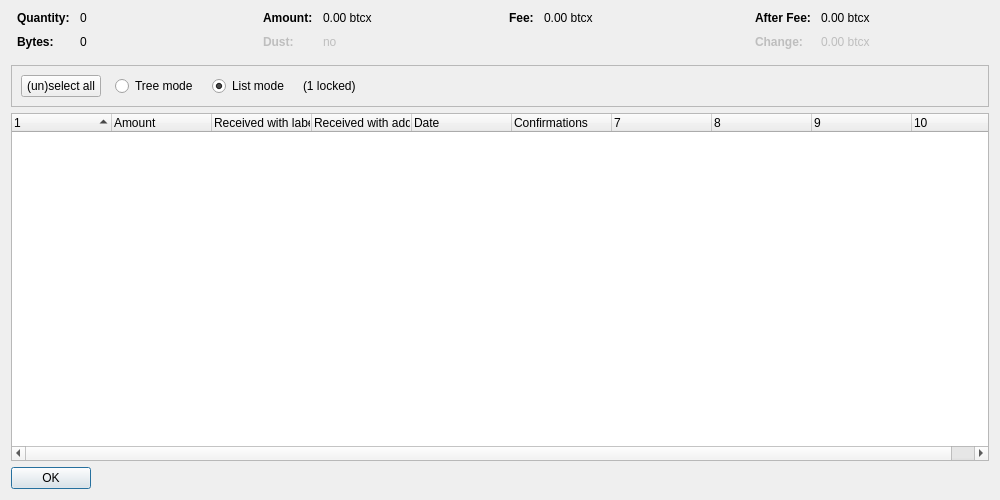
<?xml version="1.0" encoding="UTF-8"?>
<ui version="4.0">
 <class>CoinControlDialog</class>
 <widget class="QDialog" name="CoinControlDialog">
  <property name="geometry">
   <rect>
    <x>0</x>
    <y>0</y>
    <width>1000</width>
    <height>500</height>
   </rect>
  </property>
  <property name="windowTitle">
   <string>Coin Selection</string>
  </property>
  <layout class="QVBoxLayout" name="verticalLayout">
   <item>
    <layout class="QHBoxLayout" name="horizontalLayoutTop" stretch="0,0,0,0">
     <property name="topMargin">
      <number>0</number>
     </property>
     <property name="bottomMargin">
      <number>10</number>
     </property>
     <item>
      <layout class="QFormLayout" name="formLayoutCoinControl1">
       <property name="horizontalSpacing">
        <number>10</number>
       </property>
       <property name="verticalSpacing">
        <number>10</number>
       </property>
       <property name="leftMargin">
        <number>6</number>
       </property>
       <property name="rightMargin">
        <number>6</number>
       </property>
       <item row="0" column="0">
        <widget class="QLabel" name="labelCoinControlQuantityText">
         <property name="font">
          <font>
           <weight>75</weight>
           <bold>true</bold>
          </font>
         </property>
         <property name="text">
          <string>Quantity:</string>
         </property>
        </widget>
       </item>
       <item row="0" column="1">
        <widget class="QLabel" name="labelCoinControlQuantity">
         <property name="cursor">
          <cursorShape>IBeamCursor</cursorShape>
         </property>
         <property name="contextMenuPolicy">
          <enum>Qt::ActionsContextMenu</enum>
         </property>
         <property name="text">
          <string notr="true">0</string>
         </property>
         <property name="textInteractionFlags">
          <set>Qt::LinksAccessibleByMouse|Qt::TextSelectableByKeyboard|Qt::TextSelectableByMouse</set>
         </property>
        </widget>
       </item>
       <item row="1" column="0">
        <widget class="QLabel" name="labelCoinControlBytesText">
         <property name="font">
          <font>
           <weight>75</weight>
           <bold>true</bold>
          </font>
         </property>
         <property name="text">
          <string>Bytes:</string>
         </property>
        </widget>
       </item>
       <item row="1" column="1">
        <widget class="QLabel" name="labelCoinControlBytes">
         <property name="cursor">
          <cursorShape>IBeamCursor</cursorShape>
         </property>
         <property name="contextMenuPolicy">
          <enum>Qt::ActionsContextMenu</enum>
         </property>
         <property name="text">
          <string notr="true">0</string>
         </property>
         <property name="textInteractionFlags">
          <set>Qt::LinksAccessibleByMouse|Qt::TextSelectableByKeyboard|Qt::TextSelectableByMouse</set>
         </property>
        </widget>
       </item>
      </layout>
     </item>
     <item>
      <layout class="QFormLayout" name="formLayoutCoinControl2">
       <property name="horizontalSpacing">
        <number>10</number>
       </property>
       <property name="verticalSpacing">
        <number>10</number>
       </property>
       <property name="leftMargin">
        <number>6</number>
       </property>
       <property name="rightMargin">
        <number>6</number>
       </property>
       <item row="0" column="0">
        <widget class="QLabel" name="labelCoinControlAmountText">
         <property name="font">
          <font>
           <weight>75</weight>
           <bold>true</bold>
          </font>
         </property>
         <property name="text">
          <string>Amount:</string>
         </property>
        </widget>
       </item>
       <item row="0" column="1">
        <widget class="QLabel" name="labelCoinControlAmount">
         <property name="cursor">
          <cursorShape>IBeamCursor</cursorShape>
         </property>
         <property name="contextMenuPolicy">
          <enum>Qt::ActionsContextMenu</enum>
         </property>
         <property name="text">
          <string notr="true">0.00 btcx</string>
         </property>
         <property name="textInteractionFlags">
          <set>Qt::LinksAccessibleByMouse|Qt::TextSelectableByKeyboard|Qt::TextSelectableByMouse</set>
         </property>
        </widget>
       </item>
       <item row="1" column="0">
        <widget class="QLabel" name="labelCoinControlLowOutputText">
         <property name="enabled">
          <bool>false</bool>
         </property>
         <property name="font">
          <font>
           <weight>75</weight>
           <bold>true</bold>
          </font>
         </property>
         <property name="text">
          <string>Dust:</string>
         </property>
        </widget>
       </item>
       <item row="1" column="1">
        <widget class="QLabel" name="labelCoinControlLowOutput">
         <property name="enabled">
          <bool>false</bool>
         </property>
         <property name="cursor">
          <cursorShape>IBeamCursor</cursorShape>
         </property>
         <property name="contextMenuPolicy">
          <enum>Qt::ActionsContextMenu</enum>
         </property>
         <property name="text">
          <string notr="true">no</string>
         </property>
         <property name="textInteractionFlags">
          <set>Qt::LinksAccessibleByMouse|Qt::TextSelectableByKeyboard|Qt::TextSelectableByMouse</set>
         </property>
        </widget>
       </item>
      </layout>
     </item>
     <item>
      <layout class="QFormLayout" name="formLayoutCoinControl3">
       <property name="horizontalSpacing">
        <number>10</number>
       </property>
       <property name="verticalSpacing">
        <number>10</number>
       </property>
       <property name="leftMargin">
        <number>6</number>
       </property>
       <property name="rightMargin">
        <number>6</number>
       </property>
       <item row="0" column="0">
        <widget class="QLabel" name="labelCoinControlFeeText">
         <property name="font">
          <font>
           <weight>75</weight>
           <bold>true</bold>
          </font>
         </property>
         <property name="text">
          <string>Fee:</string>
         </property>
        </widget>
       </item>
       <item row="0" column="1">
        <widget class="QLabel" name="labelCoinControlFee">
         <property name="cursor">
          <cursorShape>IBeamCursor</cursorShape>
         </property>
         <property name="contextMenuPolicy">
          <enum>Qt::ActionsContextMenu</enum>
         </property>
         <property name="text">
          <string notr="true">0.00 btcx</string>
         </property>
         <property name="textInteractionFlags">
          <set>Qt::LinksAccessibleByMouse|Qt::TextSelectableByKeyboard|Qt::TextSelectableByMouse</set>
         </property>
        </widget>
       </item>
      </layout>
     </item>
     <item>
      <layout class="QFormLayout" name="formLayoutCoinControl4">
       <property name="horizontalSpacing">
        <number>10</number>
       </property>
       <property name="verticalSpacing">
        <number>10</number>
       </property>
       <property name="leftMargin">
        <number>6</number>
       </property>
       <property name="rightMargin">
        <number>6</number>
       </property>
       <item row="0" column="0">
        <widget class="QLabel" name="labelCoinControlAfterFeeText">
         <property name="font">
          <font>
           <weight>75</weight>
           <bold>true</bold>
          </font>
         </property>
         <property name="text">
          <string>After Fee:</string>
         </property>
        </widget>
       </item>
       <item row="0" column="1">
        <widget class="QLabel" name="labelCoinControlAfterFee">
         <property name="cursor">
          <cursorShape>IBeamCursor</cursorShape>
         </property>
         <property name="contextMenuPolicy">
          <enum>Qt::ActionsContextMenu</enum>
         </property>
         <property name="text">
          <string notr="true">0.00 btcx</string>
         </property>
         <property name="textInteractionFlags">
          <set>Qt::LinksAccessibleByMouse|Qt::TextSelectableByKeyboard|Qt::TextSelectableByMouse</set>
         </property>
        </widget>
       </item>
       <item row="1" column="0">
        <widget class="QLabel" name="labelCoinControlChangeText">
         <property name="enabled">
          <bool>false</bool>
         </property>
         <property name="font">
          <font>
           <weight>75</weight>
           <bold>true</bold>
          </font>
         </property>
         <property name="text">
          <string>Change:</string>
         </property>
        </widget>
       </item>
       <item row="1" column="1">
        <widget class="QLabel" name="labelCoinControlChange">
         <property name="enabled">
          <bool>false</bool>
         </property>
         <property name="cursor">
          <cursorShape>IBeamCursor</cursorShape>
         </property>
         <property name="contextMenuPolicy">
          <enum>Qt::ActionsContextMenu</enum>
         </property>
         <property name="text">
          <string notr="true">0.00 btcx</string>
         </property>
         <property name="textInteractionFlags">
          <set>Qt::LinksAccessibleByMouse|Qt::TextSelectableByKeyboard|Qt::TextSelectableByMouse</set>
         </property>
        </widget>
       </item>
      </layout>
     </item>
    </layout>
   </item>
   <item>
    <widget class="QFrame" name="frame">
     <property name="minimumSize">
      <size>
       <width>0</width>
       <height>40</height>
      </size>
     </property>
     <property name="frameShape">
      <enum>QFrame::StyledPanel</enum>
     </property>
     <property name="frameShadow">
      <enum>QFrame::Sunken</enum>
     </property>
     <layout class="QHBoxLayout" name="horizontalLayout">
      <item>
       <layout class="QHBoxLayout" name="horizontalLayoutPanel" stretch="0,0,0,0,0">
        <property name="spacing">
         <number>14</number>
        </property>
        <item>
         <widget class="QPushButton" name="pushButtonSelectAll">
          <property name="sizePolicy">
           <sizepolicy hsizetype="Maximum" vsizetype="Fixed">
            <horstretch>0</horstretch>
            <verstretch>0</verstretch>
           </sizepolicy>
          </property>
          <property name="text">
           <string>(un)select all</string>
          </property>
          <property name="autoDefault">
           <bool>false</bool>
          </property>
         </widget>
        </item>
        <item>
         <widget class="QRadioButton" name="radioTreeMode">
          <property name="sizePolicy">
           <sizepolicy hsizetype="Maximum" vsizetype="Fixed">
            <horstretch>0</horstretch>
            <verstretch>0</verstretch>
           </sizepolicy>
          </property>
          <property name="text">
           <string>Tree mode</string>
          </property>
         </widget>
        </item>
        <item>
         <widget class="QRadioButton" name="radioListMode">
          <property name="sizePolicy">
           <sizepolicy hsizetype="Maximum" vsizetype="Fixed">
            <horstretch>0</horstretch>
            <verstretch>0</verstretch>
           </sizepolicy>
          </property>
          <property name="text">
           <string>List mode</string>
          </property>
          <property name="checked">
           <bool>true</bool>
          </property>
         </widget>
        </item>
        <item>
         <widget class="QLabel" name="labelLocked">
          <property name="text">
           <string notr="true">(1 locked)</string>
          </property>
         </widget>
        </item>
        <item>
         <spacer name="horizontalSpacer">
          <property name="orientation">
           <enum>Qt::Horizontal</enum>
          </property>
          <property name="sizeHint" stdset="0">
           <size>
            <width>40</width>
            <height>20</height>
           </size>
          </property>
         </spacer>
        </item>
       </layout>
      </item>
     </layout>
    </widget>
   </item>
   <item>
    <widget class="CoinControlTreeWidget" name="treeWidget">
     <property name="contextMenuPolicy">
      <enum>Qt::CustomContextMenu</enum>
     </property>
     <property name="sortingEnabled">
      <bool>false</bool>
     </property>
     <property name="columnCount">
      <number>10</number>
     </property>
     <attribute name="headerShowSortIndicator" stdset="0">
      <bool>true</bool>
     </attribute>
     <attribute name="headerStretchLastSection">
      <bool>false</bool>
     </attribute>
     <column>
      <property name="text">
       <string/>
      </property>
     </column>
     <column>
      <property name="text">
       <string>Amount</string>
      </property>
     </column>
     <column>
      <property name="text">
       <string>Received with label</string>
      </property>
     </column>
     <column>
      <property name="text">
       <string>Received with address</string>
      </property>
     </column>
     <column>
      <property name="text">
       <string>Date</string>
      </property>
     </column>
     <column>
      <property name="text">
       <string>Confirmations</string>
      </property>
      <property name="toolTip">
       <string>Confirmed</string>
      </property>
     </column>
     <column>
      <property name="text">
       <string/>
      </property>
     </column>
     <column>
      <property name="text">
       <string/>
      </property>
     </column>
     <column>
      <property name="text">
       <string/>
      </property>
     </column>
     <column>
      <property name="text">
       <string/>
      </property>
     </column>
    </widget>
   </item>
   <item>
    <widget class="QDialogButtonBox" name="buttonBox">
     <property name="sizePolicy">
      <sizepolicy hsizetype="Maximum" vsizetype="Fixed">
       <horstretch>0</horstretch>
       <verstretch>0</verstretch>
      </sizepolicy>
     </property>
     <property name="orientation">
      <enum>Qt::Horizontal</enum>
     </property>
     <property name="standardButtons">
      <set>QDialogButtonBox::Ok</set>
     </property>
    </widget>
   </item>
  </layout>
 </widget>
 <customwidgets>
  <customwidget>
   <class>CoinControlTreeWidget</class>
   <extends>QTreeWidget</extends>
   <header>qt/coincontroltreewidget.h</header>
  </customwidget>
 </customwidgets>
 <resources/>
 <connections/>
</ui>
